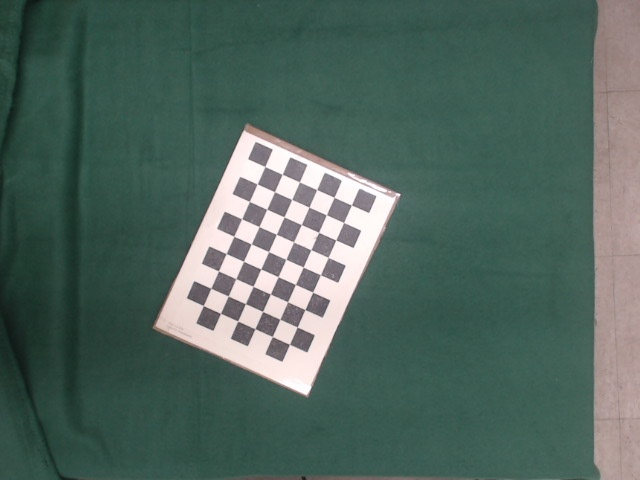
#> input picture myworkcell_core/calibration_imgs1/img0.jpg, 640 x 480 px, given as the content of the folder ./images, which was not available
$ python calibration_test.py
#> lines starting #> are read from the running program, lines starting #| are printed output that depends on the picture; after the words box and inside, x2 and y2 are one past the last pixel; in counts of white or black regions, pixels touching at a corner belong together; pictures that were not available may be replaced by others from this repository, and a replacement may not be noted
import numpy as np
import cv2 as cv
import glob

# termination criteria
criteria = (cv.TERM_CRITERIA_EPS + cv.TERM_CRITERIA_MAX_ITER, 30, 0.001)

# prepare object points, like (0,0,0), (1,0,0), (2,0,0) ....,(6,5,0)
objp = np.zeros((6*7,3), np.float32)
objp[:,:2] = np.mgrid[0:7,0:6].T.reshape(-1,2)

# Arrays to store object points and image points from all the images.
objpoints = [] # 3d point in real world space
imgpoints = [] # 2d points in image plane.

# images = glob.glob('/home/fanuc-i3d-robot/catkin_ws/src/myworkcell_core/calibration_imgs1 copy/*.jpg')
images = glob.glob('./images/*.jpg')

for fname in images:
    print(fname)
    img = cv.imread(fname)
#> img is the input picture: shape (480, 640, 3); mean B, G, R 94.7, 102.4, 81.2
    gray = cv.cvtColor(img, cv.COLOR_BGR2GRAY)
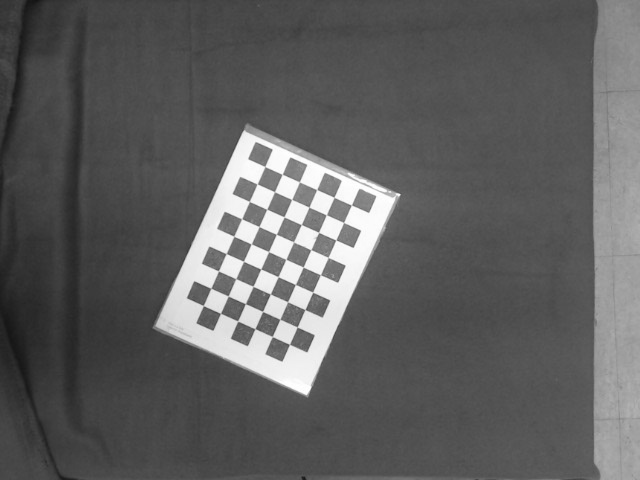
#> gray: shape (480, 640); min 19, max 255, mean 95.2

    # Find the chess board corners
    ret, corners = cv.findChessboardCorners(gray, (9,6), None)
#> ret = True; corners = 54 rows, first 8: [351.4, 205], [343.6, 222.5], [335.9, 240], [328.1, 257.4], [320.4, 274.8], [312.7, 292.2], [305, 309.6], [297, 327]

    # If found, add object points, image points (after refining them)
    if ret == True:
        objpoints.append(objp)

        corners2 = cv.cornerSubPix(gray,corners, (11,11), (-1,-1), criteria)
#> corners2 = 54 rows, first 8: [351.4, 205], [343.6, 222.5], [335.8, 239.9], [328.2, 257.4], [320.5, 274.7], [312.7, 292.2], [304.9, 309.5], [297.2, 326.9]
        imgpoints.append(corners2)

        # Draw and display the corners
        cv.drawChessboardCorners(img, (9,6), corners2, ret)
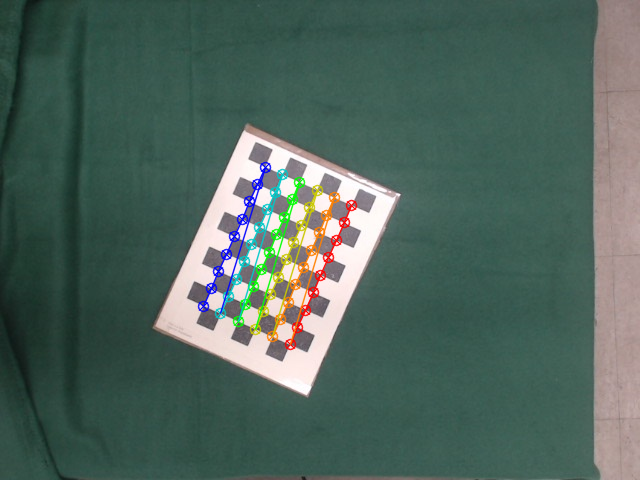
#> img: shape (480, 640, 3); 2.84% of pixels changed, all inside (x1, y1, x2, y2) = (197, 161, 358, 351)
        cv.imshow('img', img)
        cv.waitKey(1000)

cv.destroyAllWindows()


#> (the run stopped early here; a loop or call above may not have finished)

$ run again, on myworkcell_core/calibration_imgs1/img1.jpg
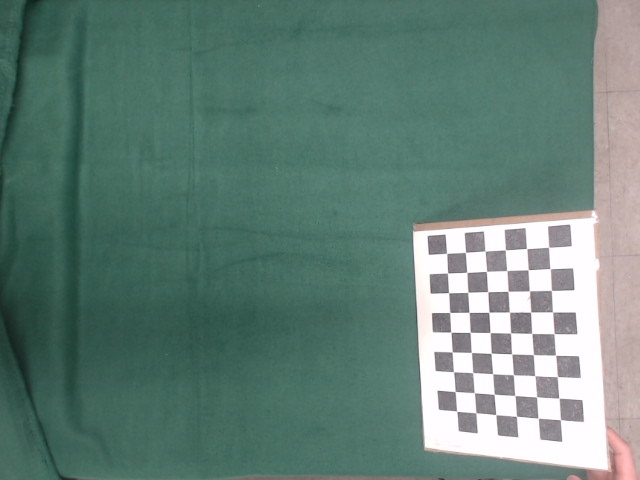
#> input picture myworkcell_core/calibration_imgs1/img1.jpg, 640 x 480 px, given as the content of the folder ./images, which was not available
#> img is the input picture: shape (480, 640, 3); mean B, G, R 118.7, 127.6, 99.9
#> `gray = cv.cvtColor(img, cv.COLOR_BGR2GRAY)`:
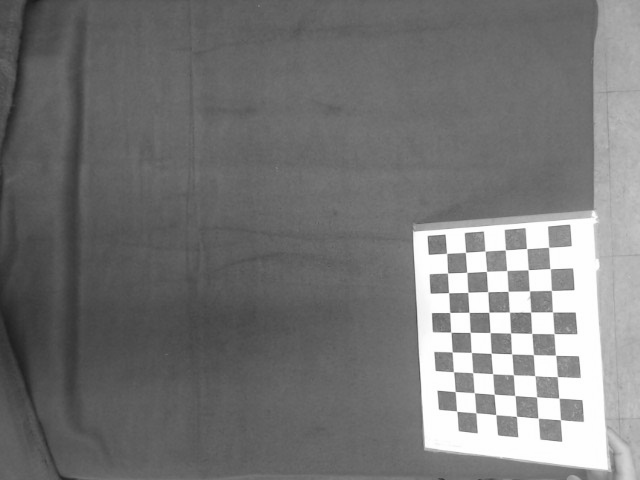
#> gray: shape (480, 640); min 27, max 255, mean 118.2
#> ret = True; corners = 54 rows, first 8: [548.6, 246.9], [549.9, 269.4], [551.5, 290.6], [552.5, 311.9], [554.3, 333.7], [555.8, 354.9], [557.5, 376.6], [558.8, 397.7]
#> corners2 = 54 rows, first 8: [548.6, 247.3], [550.2, 268.6], [551.4, 290.5], [552.5, 311.9], [554.1, 333.7], [555.5, 355.2], [557.3, 376.6], [559, 398.1]
#> `cv.drawChessboardCorners(img, (9,6), corners2, ret)`:
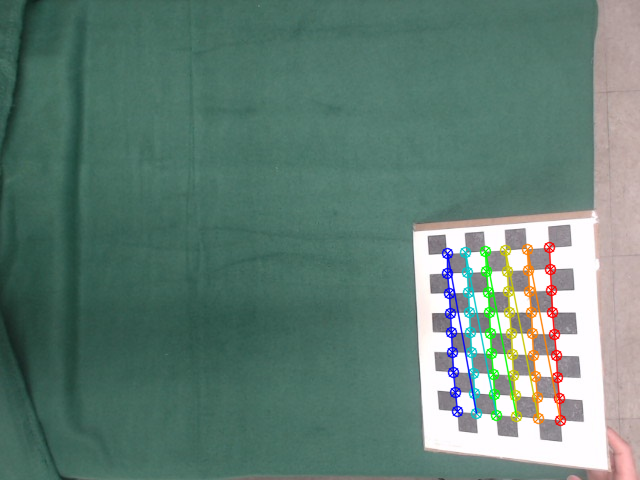
#> img: shape (480, 640, 3); 3.04% of pixels changed, all inside (x1, y1, x2, y2) = (441, 241, 567, 427)

$ run again, on myworkcell_core/calibration_imgs1/img10.jpg
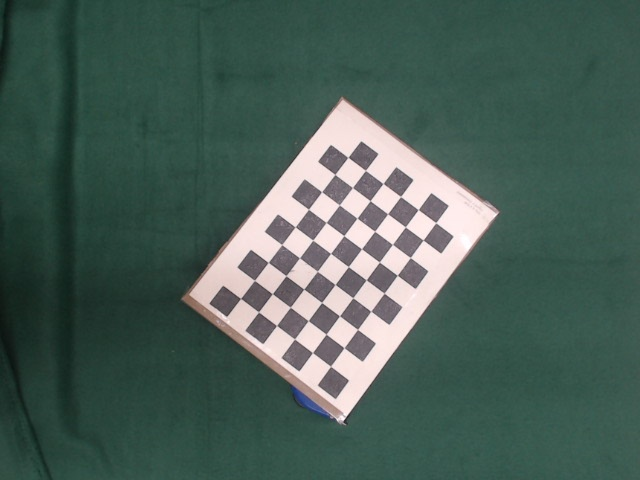
#> input picture myworkcell_core/calibration_imgs1/img10.jpg, 640 x 480 px, given as the content of the folder ./images, which was not available
#> img is the input picture: shape (480, 640, 3); mean B, G, R 86.9, 94.9, 73.6
#> `gray = cv.cvtColor(img, cv.COLOR_BGR2GRAY)`:
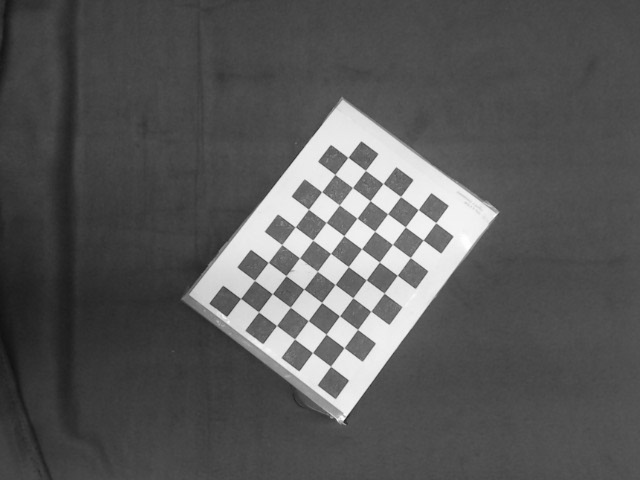
#> gray: shape (480, 640); min 17, max 255, mean 87.6
#> ret = True; corners = 54 rows, first 8: [240.5, 298.5], [254.5, 280.4], [268.2, 262.4], [281.7, 244.6], [295.1, 226.8], [308.4, 209.3], [321.5, 191.7], [334.9, 174.4]
#> corners2 = 54 rows, first 8: [240.6, 298.4], [254.5, 280.4], [268.2, 262.4], [281.8, 244.6], [295.2, 226.9], [308.5, 209.3], [321.7, 191.7], [334.8, 174.4]
#> `cv.drawChessboardCorners(img, (9,6), corners2, ret)`:
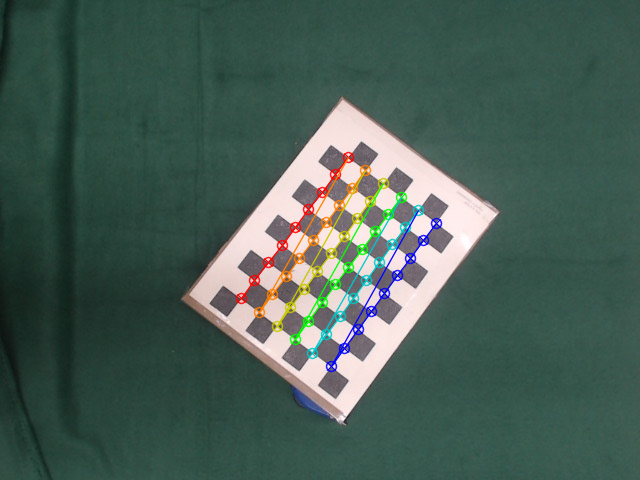
#> img: shape (480, 640, 3); 2.97% of pixels changed, all inside (x1, y1, x2, y2) = (235, 151, 443, 373)
